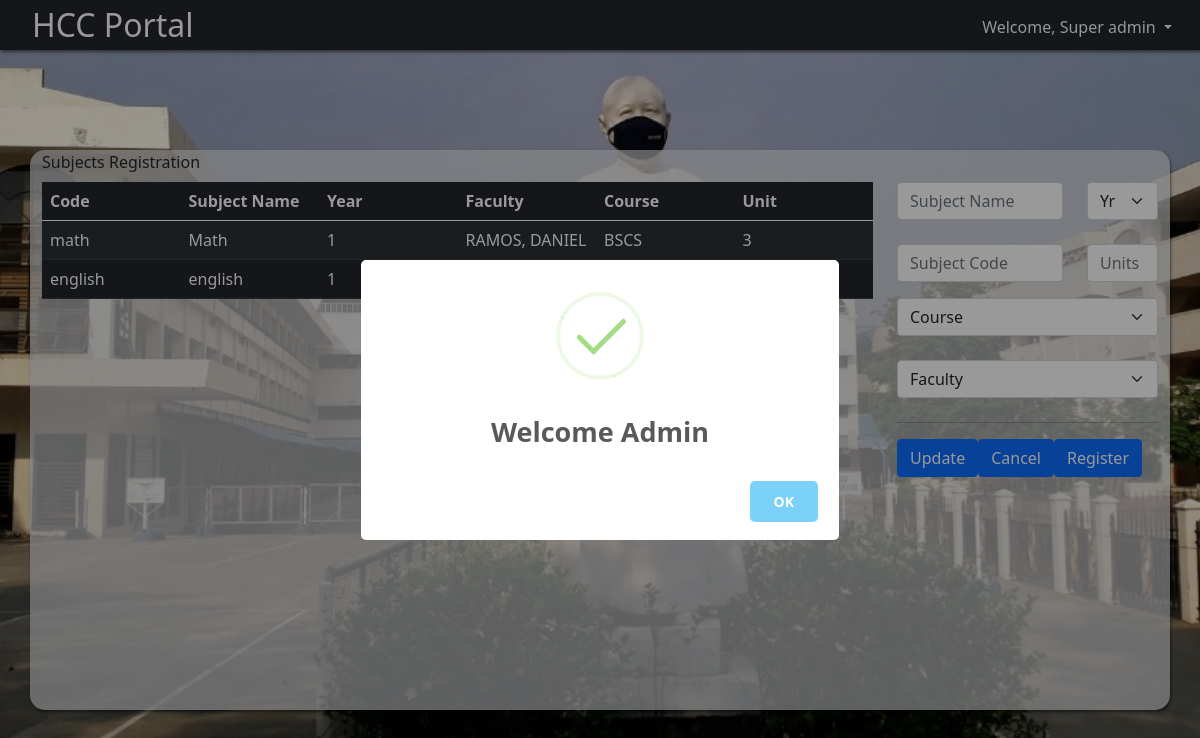
Screenshot of /admin/subjects.php (signed in) with the database file from the repository.
### tables this page shows
CREATE TABLE `subjects` (
  `facultyid` varchar(255) NOT NULL,
  `faculty` varchar(255) NOT NULL,
  `course` varchar(255) NOT NULL,
  `code` varchar(255) NOT NULL,
  `subject` varchar(255) NOT NULL,
  `year` varchar(255) NOT NULL,
  `unit` varchar(255) NOT NULL
);

### admin/subjects.php (the view, shortened to what this page needs)
<?php
include '../config.php';
  $sql = "SELECT * FROM subjects";
  $result = mysqli_query($conn, $sql);
?>
<!DOCTYPE html>
<html lang="en">
<body>
  <?php
    include("header.php");
  ?>
  <div class="container w-100">
    <label class="form-label">Subjects Registration</label>
    <div class="row">
      <div class="col-xl-9" id="tablelength">
        <table class="table table-striped table-dark" id="table">
          <thead>
            <tr>
              <th scope="col" >Code</th>
              <th scope="col" >Subject Name</th>
              <th scope="col" >Year</th>
              <th scope="col" >Faculty</th>
              <th scope="col" >Course</th>
              <th scope="col" >Unit</th>
            </tr>
          </thead>
          <tbody>
            <?php
              if ($result->num_rows > 0) {
                while ($row = mysqli_fetch_array($result)) {
                  echo "<tr>";
                  echo "<td>".$row['code']."</td>";
                  echo "<td>".$row['subject']."</td>";
                  echo "<td>".$row['year']."</td>";
                  echo "<td>".$row['faculty']."</td>";
                  echo "<td>".$row['course']."</td>";
                  echo "<td>".$row['unit']."</td>";
                  echo "</tr>";
              }
              } else {
                  echo "<tr>";
                  echo "<td colspan='6'>";
                  echo "<center>No Data Found.</center>";
                  echo "</td>";
                  echo "</tr>";
              }
            ?>
          </tbody>
        </table>
      </div>
      <div class="col-xl-3">
          <form action="" method="POST" >
            <div class="row">
              <div class="col-md-8">
            <div class="form-outline mb-4">
              <input type="subject" name="subject" id="subject" class="form-control" placeholder="Subject Name" value="" required/>
            </div>
          </div>
          <div class="col-md-4">
            <select name="year" class="form-select" id="year" required>
              <option value="">Yr</option>
            </select>
          </div>
          </div>
            <div class="row" >
              <div class="col-md-8">
                <div class="form-outline mb-3">
                  <input type="text" name="code" id="code" class="form-control" placeholder="Subject Code" value="" required/>
                </div>
              </div>
              <div class="col-md-4">
                <div class="form-outline mb-3">
                  <input type="text" name="unit" id="unit" class="form-control" placeholder="Units" value="" required/>
                </div>
              </div>
            </div>
            <div class="form-outline mb-4">
              <select name="course" class="form-select" id="course" required>
                <option value="">Course</option>
              </select>
            </div>
            <div class="form-outline mb-4">
              <select name="faculty" class="form-select" id="faculty" required>
                <option value="">Faculty</option>
              </select>
            </div>
            <hr />
            <div class="d-grid gap-2 d-md-block">
              <button class="btn btn-primary float-start" type="submit" name="update" id="update">Update</button>
              <button class="btn btn-primary float-start" id="cancel" onclick="Cancel()">Cancel</button>
              <button class="btn btn-primary float-start" type="submit" name="register" id="register">Register</button>
            </div>
          </form>
      </div>
    </div>
  </div>
</body>
</html>

### assets/css/style.css (style rules this page uses)
html, body { height: 100%; overflow: hidden; }
body { background: url(../images/mainbg.jpg) center/cover no-repeat; height: 100vh; margin: 0; justify-content: center; font-family: Verdana, sans-serif; overflow: hidden; }
table { overflow-y: hidden; height: 5px; width:250px; table-layout:fixed; Overflow-y:scroll; }
table tr { height:1em; }
td { overflow:hidden; white-space:nowrap; }
.container { margin-top: 100px; height: 70%; background: rgba(224, 225, 228, 0.7); -moz-box-shadow: 1px 2px 3px rgba(0,0,0,.5); -webkit-box-shadow: 1px 2px 3px rgba(0,0,0,.5); box-shadow: 1px 2px 3px rgba(0,0,0,.5); border-radius: 15px; margin-bottom:50px; }

### rows the page displays
subjects: code "math", subject "Math", year "1", faculty "RAMOS, DANIEL", course "BSCS", unit "3"
subjects: code "english", subject "english", year "1"

### other values shown
$_SESSION['username'] "admin"
